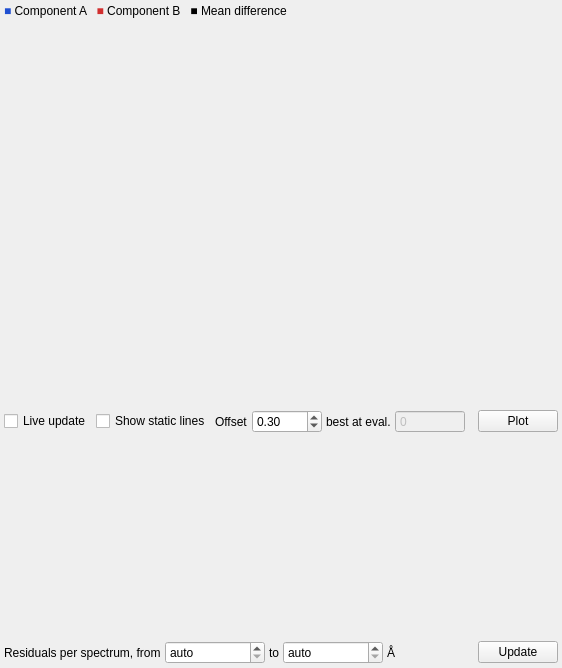
        <widget class="QWidget" name="tabSpectra">
         <attribute name="title">
          <string>Spectra</string>
         </attribute>
         <layout class="QVBoxLayout" name="tabSpectra_l">
          <property name="spacing">
           <number>4</number>
          </property>
          <property name="leftMargin">
           <number>4</number>
          </property>
          <property name="topMargin">
           <number>4</number>
          </property>
          <property name="rightMargin">
           <number>4</number>
          </property>
          <property name="bottomMargin">
           <number>4</number>
          </property>
          <item>
           <widget class="QLabel" name="labelLegend">
            <property name="sizePolicy">
             <sizepolicy hsizetype="Preferred" vsizetype="Fixed">
              <horstretch>0</horstretch>
              <verstretch>0</verstretch>
             </sizepolicy>
            </property>
            <property name="text">
             <string>&lt;span style=&quot;color:#1f4fd1&quot;&gt;■&lt;/span&gt; Component A &amp;nbsp; &lt;span style=&quot;color:#d12f2f&quot;&gt;■&lt;/span&gt; Component B &amp;nbsp; ■ Mean difference</string>
            </property>
            <property name="textFormat">
             <enum>Qt::TextFormat::RichText</enum>
            </property>
           </widget>
          </item>
          <item>
           <widget class="QCustomPlot" name="customPlot" native="true">
            <property name="minimumSize">
             <size>
              <width>300</width>
              <height>260</height>
             </size>
            </property>
           </widget>
          </item>
          <item>
           <widget class="QCustomPlot" name="customPlot_2" native="true">
            <property name="minimumSize">
             <size>
              <width>300</width>
              <height>120</height>
             </size>
            </property>
           </widget>
          </item>
          <item>
           <layout class="QHBoxLayout" name="hSpecOpts">
            <item>
             <widget class="QCheckBox" name="checkBox_10">
              <property name="text">
               <string>Live update</string>
              </property>
             </widget>
            </item>
            <item>
             <widget class="QCheckBox" name="checkBox_22">
              <property name="text">
               <string>Show static lines</string>
              </property>
             </widget>
            </item>
            <item>
             <widget class="QLabel" name="lbl_68">
              <property name="toolTip">
               <string>Vertical offset between the differences of the spectra in the lower plot.</string>
              </property>
              <property name="text">
               <string>Offset</string>
              </property>
             </widget>
            </item>
            <item>
             <widget class="QDoubleSpinBox" name="doubleSpinBox_5">
              <property name="minimumSize">
               <size>
                <width>70</width>
                <height>0</height>
               </size>
              </property>
              <property name="maximumSize">
               <size>
                <width>70</width>
                <height>16777215</height>
               </size>
              </property>
              <property name="singleStep">
               <double>0.100000000000000</double>
              </property>
              <property name="value">
               <double>0.300000000000000</double>
              </property>
             </widget>
            </item>
            <item>
             <widget class="QLabel" name="lbl_69">
              <property name="toolTip">
               <string>Number of the evaluation (Solve) that gave the best residuum so far.</string>
              </property>
              <property name="text">
               <string>best at eval.</string>
              </property>
             </widget>
            </item>
            <item>
             <widget class="QSpinBox" name="spinBox_6">
              <property name="enabled">
               <bool>false</bool>
              </property>
              <property name="minimumSize">
               <size>
                <width>70</width>
                <height>0</height>
               </size>
              </property>
              <property name="maximumSize">
               <size>
                <width>70</width>
                <height>16777215</height>
               </size>
              </property>
              <property name="readOnly">
               <bool>true</bool>
              </property>
              <property name="buttonSymbols">
               <enum>QAbstractSpinBox::ButtonSymbols::NoButtons</enum>
              </property>
              <property name="maximum">
               <number>9999</number>
              </property>
             </widget>
            </item>
            <item>
             <spacer name="sp_70">
              <property name="orientation">
               <enum>Qt::Orientation::Horizontal</enum>
              </property>
              <property name="sizeHint" stdset="0">
               <size>
                <width>0</width>
                <height>0</height>
               </size>
              </property>
             </spacer>
            </item>
            <item>
             <widget class="QPushButton" name="pushButton_6">
              <property name="text">
               <string>Plot</string>
              </property>
             </widget>
            </item>
           </layout>
          </item>
          <item>
           <layout class="QHBoxLayout" name="hStatPlots">
            <item>
             <widget class="QCustomPlot" name="customPlot_5" native="true">
              <property name="minimumSize">
               <size>
                <width>300</width>
                <height>200</height>
               </size>
              </property>
             </widget>
            </item>
            <item>
             <widget class="QCustomPlot" name="customPlot_6" native="true">
              <property name="minimumSize">
               <size>
                <width>250</width>
                <height>200</height>
               </size>
              </property>
              <property name="toolTip">
               <string>RMS and mean of O-M against the number of the spectrum; spectra whose RMS lies more than 5 robust standard deviations (1.48 MAD) above the median are labelled.</string>
              </property>
             </widget>
            </item>
           </layout>
          </item>
          <item>
           <layout class="QHBoxLayout" name="hStatOpts">
            <item>
             <widget class="QLabel" name="lbl_72">
              <property name="text">
               <string>Residuals per spectrum, from</string>
              </property>
             </widget>
            </item>
            <item>
             <widget class="QDoubleSpinBox" name="doubleSpinBox_st1">
              <property name="minimumSize">
               <size>
                <width>100</width>
                <height>0</height>
               </size>
              </property>
              <property name="maximumSize">
               <size>
                <width>100</width>
                <height>16777215</height>
               </size>
              </property>
              <property name="toolTip">
               <string>Wavelength range of the residual statistics [A], e.g. one line. auto: residuum range of the Model tab (Only from ... to), if switched on, otherwise the whole spectrum (without the edges).</string>
              </property>
              <property name="specialValueText">
               <string>auto</string>
              </property>
              <property name="decimals">
               <number>2</number>
              </property>
              <property name="maximum">
               <double>1000000.000000000000000</double>
              </property>
              <property name="singleStep">
               <double>1.000000000000000</double>
              </property>
             </widget>
            </item>
            <item>
             <widget class="QLabel" name="lbl_73">
              <property name="text">
               <string>to</string>
              </property>
             </widget>
            </item>
            <item>
             <widget class="QDoubleSpinBox" name="doubleSpinBox_st2">
              <property name="minimumSize">
               <size>
                <width>100</width>
                <height>0</height>
               </size>
              </property>
              <property name="maximumSize">
               <size>
                <width>100</width>
                <height>16777215</height>
               </size>
              </property>
              <property name="toolTip">
               <string>Upper end of the wavelength range [A]. auto: as the lower end.</string>
              </property>
              <property name="specialValueText">
               <string>auto</string>
              </property>
              <property name="decimals">
               <number>2</number>
              </property>
              <property name="maximum">
               <double>1000000.000000000000000</double>
              </property>
              <property name="singleStep">
               <double>1.000000000000000</double>
              </property>
             </widget>
            </item>
            <item>
             <widget class="QLabel" name="lbl_74">
              <property name="text">
               <string>Å</string>
              </property>
             </widget>
            </item>
            <item>
             <spacer name="sp_75">
              <property name="orientation">
               <enum>Qt::Orientation::Horizontal</enum>
              </property>
              <property name="sizeHint" stdset="0">
               <size>
                <width>0</width>
                <height>0</height>
               </size>
              </property>
             </spacer>
            </item>
            <item>
             <widget class="QPushButton" name="pushButton_stat">
              <property name="toolTip">
               <string>Recompute the residual statistics and write diffstatistic.dat.</string>
              </property>
              <property name="text">
               <string>Update</string>
              </property>
             </widget>
            </item>
           </layout>
          </item>
         </layout>
        </widget>
